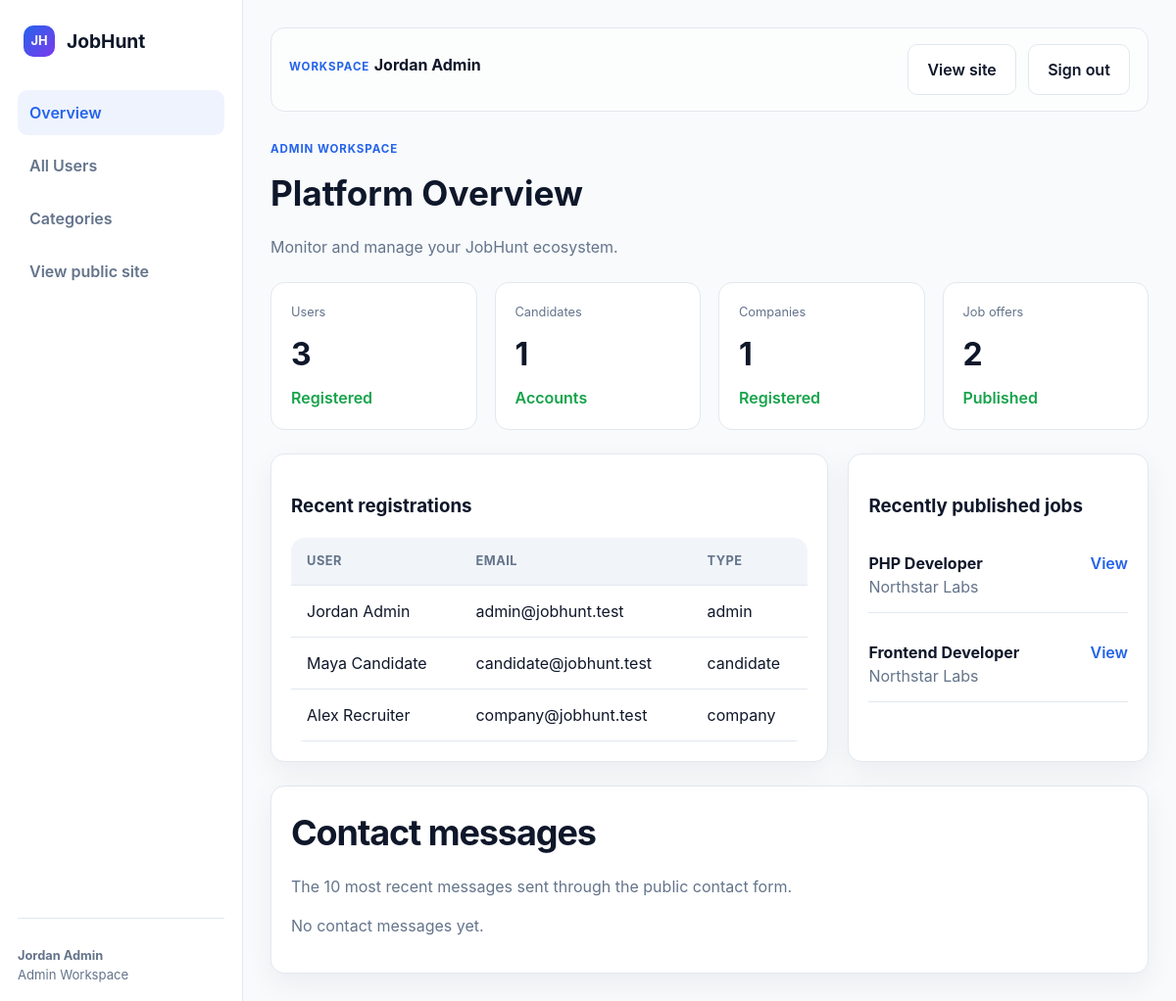
The app's page /index.php?page=admin-dashboard (signed in) with its own data.
### tables this page shows
CREATE TABLE users (
    id INT AUTO_INCREMENT PRIMARY KEY,
    role_id INT NOT NULL,
    full_name VARCHAR(120) NOT NULL,
    email VARCHAR(160) NOT NULL UNIQUE,
    password_hash VARCHAR(255) NOT NULL,
    status ENUM('active','pending','suspended','deleted') NOT NULL DEFAULT 'pending',
    email_verified_at TIMESTAMP NULL,
    created_at TIMESTAMP DEFAULT CURRENT_TIMESTAMP,
    updated_at TIMESTAMP DEFAULT CURRENT_TIMESTAMP ON UPDATE CURRENT_TIMESTAMP,
    CONSTRAINT fk_users_role FOREIGN KEY (role_id) REFERENCES roles(id)
);

CREATE TABLE roles (
    id INT AUTO_INCREMENT PRIMARY KEY,
    name VARCHAR(50) NOT NULL UNIQUE,
    description VARCHAR(255) DEFAULT NULL,
    created_at TIMESTAMP DEFAULT CURRENT_TIMESTAMP
);

CREATE TABLE job_offers (
    id INT AUTO_INCREMENT PRIMARY KEY,
    company_id INT NOT NULL,
    category_id INT NOT NULL,
    title VARCHAR(160) NOT NULL,
    summary TEXT,
    responsibilities TEXT,
    requirements TEXT,
    preferred_qualifications TEXT,
    benefits TEXT,
    employment_type VARCHAR(50) NOT NULL,
    experience_level VARCHAR(50) NOT NULL,
    workplace_type VARCHAR(50) NOT NULL,
    location VARCHAR(160) DEFAULT NULL,
    salary_min INT DEFAULT NULL,
    salary_max INT DEFAULT NULL,
    currency VARCHAR(10) DEFAULT 'USD',
    status ENUM('draft','active','paused','closed','pending_review','removed') NOT NULL DEFAULT 'draft',
    published_at TIMESTAMP NULL,
    application_deadline TIMESTAMP NULL,
    created_at TIMESTAMP DEFAULT CURRENT_TIMESTAMP,
    updated_at TIMESTAMP DEFAULT CURRENT_TIMESTAMP ON UPDATE CURRENT_TIMESTAMP,
    CONSTRAINT fk_jobs_company FOREIGN KEY (company_id) REFERENCES company_profiles(id) ON DELETE CASCADE,
    CONSTRAINT fk_jobs_category FOREIGN KEY (category_id) REFERENCES job_categories(id)
);

CREATE TABLE company_profiles (
    id INT AUTO_INCREMENT PRIMARY KEY,
    user_id INT NOT NULL UNIQUE,
    company_name VARCHAR(160) NOT NULL,
    industry VARCHAR(120) DEFAULT NULL,
    company_size VARCHAR(60) DEFAULT NULL,
    founded_year YEAR DEFAULT NULL,
    website VARCHAR(255) DEFAULT NULL,
    location VARCHAR(160) DEFAULT NULL,
    description TEXT,
    logo_url VARCHAR(255) DEFAULT NULL,
    verification_status ENUM('pending','verified','rejected') DEFAULT 'pending',
    created_at TIMESTAMP DEFAULT CURRENT_TIMESTAMP,
    updated_at TIMESTAMP DEFAULT CURRENT_TIMESTAMP ON UPDATE CURRENT_TIMESTAMP,
    CONSTRAINT fk_company_profile_user FOREIGN KEY (user_id) REFERENCES users(id) ON DELETE CASCADE
);

### public/index.php (called while the page is built, shortened)
<?php
require dirname(__DIR__) . '/app/Core/Database.php';
require dirname(__DIR__) . '/app/Models/JobHuntData.php';
$page = $_GET['page'] ?? 'home';
$controller = new PageController();
$controller->handle($page);

### app/Models/JobHuntData.php (called while the page is built, shortened)
<?php
class JobHuntData
{
    public static function jobs(array $filters = []): array
    {
        $sql = "SELECT j.id, j.title, c.company_name AS company, j.location,
                    j.employment_type AS type, j.workplace_type AS workplace,
                    j.salary_min, j.salary_max, j.currency, j.experience_level AS experience,
                    j.summary AS tagline, j.responsibilities, j.requirements, j.benefits,
                    j.published_at, cat.name AS category
                FROM job_offers j
                JOIN company_profiles c ON c.id = j.company_id
                JOIN job_categories cat ON cat.id = j.category_id
                WHERE j.status = 'active'
                AND (j.application_deadline IS NULL OR j.application_deadline >= CURRENT_DATE)";
        $values = [];
        $sql .= ' ORDER BY j.created_at DESC';
        $query = Database::connection()->prepare($sql);
        $query->execute($values);
        $jobs = $query->fetchAll();
        return $jobs;
    }
    public static function allUsers(): array
    {
        return Database::connection()->query(
            'SELECT u.id, u.full_name AS name, u.email, r.name AS type, u.status
             FROM users u JOIN roles r ON r.id = u.role_id ORDER BY u.created_at DESC'
        )->fetchAll();
    }
}

### app/Core/Database.php (called while the page is built, shortened)
<?php
class Database
{
    private static $db;
    public static function connection()
    {
        if (self::$db) {
            return self::$db;
        }
        $config = require dirname(__DIR__, 2) . '/config/database.php';
        $dsn = "{$config['driver']}:host={$config['host']};port={$config['port']};dbname={$config['database']};charset={$config['charset']}";
        self::$db = new \PDO($dsn, $config['username'], $config['password'], $config['options']);
        return self::$db;
    }
}

### resources/views/admin/dashboard.php (the view, shortened to what this page needs)
<!DOCTYPE html>
<html lang="en">
<head>
    <link rel="stylesheet" href="assets/css/styles.css" />
</head>
<body>
    <div class="app-shell">
        <?php require __DIR__ . '/../components/admin-sidebar.php'; ?>
        <main class="app-main">
            <?php require __DIR__ . '/../components/topbar.php'; ?>
            <div class="page-header">
                <div class="kicker">Admin workspace</div>
                <h1>Platform Overview</h1>
                <p class="muted">Monitor and manage your JobHunt ecosystem.</p>
            </div>
            <div class="metrics-grid">
                <?php foreach ($metrics as $metric): ?>
                    <div class="metric-card">
                        <div class="label"><?php echo htmlspecialchars($metric['label']); ?></div>
                        <div class="value"><?php echo htmlspecialchars($metric['value']); ?></div>
                        <div class="trend"><?php echo htmlspecialchars($metric['trend']); ?></div>
                    </div>
                <?php endforeach; ?>
            </div>
            <div class="two-col" style="margin-top:24px;">
                <div class="card">
                    <h3>Recent registrations</h3>
                    <div class="table-wrap">
                        <table>
                            <thead><tr><th>User</th><th>Email</th><th>Type</th></tr></thead>
                            <tbody>
                                <?php foreach ($users as $user): ?>
                                    <tr>
                                        <td><?php echo htmlspecialchars($user['name']); ?></td>
                                        <td><?php echo htmlspecialchars($user['email']); ?></td>
                                        <td><?php echo htmlspecialchars($user['type']); ?></td>
                                    </tr>
                                <?php endforeach; ?>
                            </tbody>
                        </table>
                    </div>
                </div>
                <div class="card">
                    <h3>Recently published jobs</h3>
                    <div class="list-stack">
                        <?php foreach (array_slice($jobs, 0, 5) as $job): ?>
                            <div class="notification-item"><div><strong><?php echo htmlspecialchars($job['title']); ?></strong><br><span class="muted"><?php echo htmlspecialchars($job['company']); ?></span></div><a class="inline-link" href="index.php?page=job-details&amp;id=<?php echo (int) $job['id']; ?>">View</a></div>
                        <?php endforeach; ?>
                    </div>
                </div>
            </div>
            <section class="card" style="margin-top:24px;">
                <h2>Contact messages</h2>
                <p class="muted">The 10 most recent messages sent through the public contact form.</p>
                <?php if ($messages): ?>
                    <div class="list-stack">
                        <?php foreach ($messages as $message): ?>
                            <article class="notification-item">
                                <div>
                                    <strong><?php echo htmlspecialchars($message['full_name']); ?></strong>
                                    · <a class="inline-link" href="mailto:<?php echo htmlspecialchars($message['email']); ?>"><?php echo htmlspecialchars($message['email']); ?></a>
                                    <p><?php echo nl2br(htmlspecialchars($message['message'])); ?></p>
                                </div>
                                <span class="help-text"><?php echo htmlspecialchars(date('M j, Y H:i', strtotime($message['created_at']))); ?></span>
                            </article>
                        <?php endforeach; ?>
                    </div>
                <?php else: ?>
                    <p class="muted">No contact messages yet.</p>
                <?php endif; ?>
            </section>
        </main>
    </div>
</body>
</html>

### public/assets/css/styles.css (style rules this page uses)
:root { --brand-950: #101828; --brand-700: #1D4ED8; --brand-600: #2563EB; --brand-100: #DBEAFE; --surface: #FFFFFF; --canvas: #F8FAFC; --surface-muted: #F1F5F9; --border: #E2E8F0; --text-primary: #0F172A; --text-secondary: #64748B; --success: #16A34A; --warning: #F59E0B; --danger: #DC2626; --info: #0EA5E9; --ai-accent: #7C3AED; --shadow-soft: 0 10px 30px rgba(15, 23, 42, 0.06); --radius-card: 14px; --radius-input: 10px; }
* { box-sizing: border-box; }
html { scroll-behavior: smooth; }
body { margin: 0; font-family: Inter, "Segoe UI", sans-serif; background: var(--canvas); color: var(--text-primary); line-height: 1.5; }
a { color: inherit; text-decoration: none; }
.kicker { display: inline-block; color: var(--brand-600); font-weight: 700; letter-spacing: 0.08em; font-size: 0.72rem; text-transform: uppercase; margin-bottom: 10px; }
h2 { font-size: clamp(1.8rem, 3vw, 2.6rem); margin: 0; letter-spacing: -0.03em; }
.muted { color: var(--text-secondary); }
.card { background: var(--surface); border: 1px solid var(--border); border-radius: var(--radius-card); box-shadow: var(--shadow-soft); padding: 20px; }
.inline-link { color: var(--brand-600); font-weight: 600; }
.app-shell { display: grid; grid-template-columns: 248px minmax(0, 1fr); min-height: 100vh; background: var(--canvas); }
.app-main { padding: 28px; }
.metrics-grid { display: grid; grid-template-columns: repeat(4, minmax(0, 1fr)); gap: 18px; }
.metric-card { background: var(--surface); border: 1px solid var(--border); border-radius: var(--radius-card); padding: 20px; }
.metric-card .label { color: var(--text-secondary); font-size: 0.8rem; }
.metric-card .value { font-size: 2rem; font-weight: 700; margin: 10px 0 8px; }
.metric-card .trend { color: var(--success); font-weight: 600; }
.page-header { margin-bottom: 24px; }
.page-header h1 { font-size: 2.2rem; margin: 0 0 8px; }
.two-col { display: grid; grid-template-columns: 1.3fr 0.7fr; gap: 20px; }
.table-wrap { overflow-x: auto; }
table { width: 100%; border-collapse: collapse; background: var(--surface); border-radius: 14px; overflow: hidden; }
th, td { padding: 14px 16px; border-bottom: 1px solid var(--border); text-align: left; }
th { background: var(--surface-muted); color: var(--text-secondary); font-size: 0.8rem; text-transform: uppercase; letter-spacing: 0.04em; }
.list-stack { display: grid; gap: 14px; }
.notification-item { display: flex; justify-content: space-between; gap: 12px; padding: 14px 0; border-bottom: 1px solid var(--border); }

### records on screen
users: full_name "Jordan Admin", email "admin@jobhunt.test", role.name "admin"
users: full_name "Maya Candidate", email "candidate@jobhunt.test", role.name "candidate"
users: full_name "Alex Recruiter", email "company@jobhunt.test", role.name "company"
job_offers: title "PHP Developer", company.company_name "Northstar Labs"
job_offers: title "Frontend Developer", company.company_name "Northstar Labs"

### other values on screen
$_SESSION['user']['name'] "Jordan Admin"
$metric['label'] "Users"
$metric['value'] "3"
$metric['trend'] "Registered"
$metric['label'] "Candidates"
$metric['value'] "1"
$metric['trend'] "Accounts"
$metric['label'] "Companies"
$metric['label'] "Job offers"
$metric['value'] "2"
$metric['trend'] "Published"
